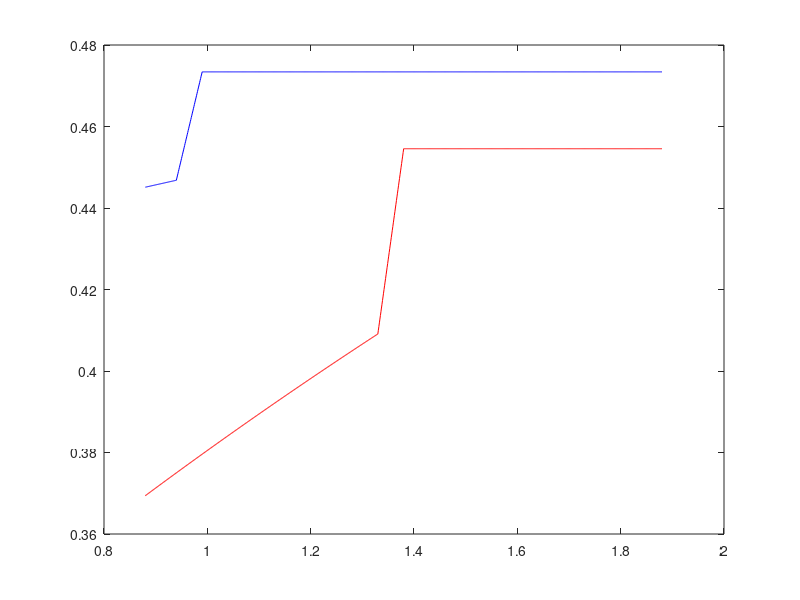

The MATLAB source for this figure:
%Two period example

clear all
clear all
clc


sameX = 0.1;

bet = 0.96;
beta=bet;
theta=1;

%initial case
growth=0;
Y0=1.3;

Y=Y0+growth;
xbar_c=sameX;
yP=xbar_c;
yR=Y-yP;

s_vec=xbar_c:0.001:Y-2*xbar_c;
ns=length(s_vec);

xbar_g=xbar_c;
xbar=xbar_c;
Ytil=Y;

delta=yR-yP;
tauD=(delta+xbar_c)/2;
tauDP=yR-xbar;
s_L=(Y-xbar_c)/2;
s_H=Y/2;
entD=(delta-xbar)/2;

tauvec=yR-s_vec;

%%%%%%%%%%%%%%%
% c-rule
%%%%%%%%%%%%%%

%%%%%%%%%%%%%%
%second period
%%%%%%%%%%%%%%

% in terms of tau

% in terms of cR
for i=1:ns
    tau=tauvec(i);
    
    if tau<delta/2
        
        g2(i)=Y/2;
        ci2(i)=(Y^2-4*xbar_c*(yR-tau))/(2*Y);
        cj2(i)=Y-ci2(i)-g2(i);
        tau2(i)=yR-2*xbar_c*(yR-tau)/Y;
        ent2(i)=delta/2-2*xbar_c*(yR-tau)/Y;
        
        tau2b(i)=yR-cj2(i);
        ent2b(i)=ci2(i)-yP;
    elseif tau>=delta/2 && tau<tauD
        
        g2(i)=yR-tau;
        ci2(i)=Y-g2(i)-xbar_c;
        cj2(i)=Y-ci2(i)-g2(i);
        tau2(i)=tauDP;
         ent2(i)=tau-xbar;
         tau2b(i)=yR-cj2(i);
        ent2b(i)=ci2(i)-yP;
    else
        g2(i)=(Y-xbar_c)/2;
        ci2(i)=(Y-xbar_c)/2;
        cj2(i)=Y-ci2(i)-g2(i);
       tau2(i)=tauDP;
        ent2(i)=entD;
        tau2b(i)=yR-cj2(i);
        ent2b(i)=ci2(i)-yP;
    end
  
    %share
        share1(i)=ent2b(i)/(ent2b(i)+ g2(i));
   
end
%plot allocations

X1=tauvec;
YMatrix1_alloc=[g2',ci2',cj2'];
%create_oneshot_2020(X1, YMatrix1_alloc)

%plot policies

YMatrix1_policy=[ent2',ent2',tau2'];
%createTaxEnt2(X1, YMatrix1_policy)

%%%%%%%%%%%%%%%%%%%
%unequal growth case
%%%%%%%%%%%%%%%%%%%%5

%initial case
growth=0.2;

Y=Y0*1.6;
xbar_c=sameX;
yP=xbar_c;
yR=Y-yP;

%s_vec=xbar_c:0.001:Y-2*xbar_c;
%ns=length(s_vec);

xbar_g=xbar_c;
xbar=xbar_c;
Ytil=Y;

delta=yR-yP;
tauD=(delta+xbar_c)/2;
tauDP=yR-xbar;
s_L=(Y-xbar_c)/2;
s_H=Y/2;
entD=(delta-xbar)/2;

tauvec=yR-s_vec;

%%%%%%%%%%%%%%%
% c-rule
%%%%%%%%%%%%%%

%%%%%%%%%%%%%%
%second period
%%%%%%%%%%%%%%

% in terms of tau

% in terms of cR
for i=1:ns
    tau=tauvec(i);
    
    if tau<delta/2
        
        g2(i)=Y/2;
        ci2(i)=(Y^2-4*xbar_c*(yR-tau))/(2*Y);
        cj2(i)=Y-ci2(i)-g2(i);
        tau2(i)=yR-2*xbar_c*(yR-tau)/Y;
        ent2(i)=delta/2-2*xbar_c*(yR-tau)/Y;
        
        tau2b(i)=yR-cj2(i);
        ent2b(i)=ci2(i)-yP;
    elseif tau>=delta/2 && tau<tauD
        
        g2(i)=yR-tau;
        ci2(i)=Y-g2(i)-xbar_c;
        cj2(i)=Y-ci2(i)-g2(i);
        tau2(i)=tauDP;
         ent2(i)=tau-xbar;
         tau2b(i)=yR-cj2(i);
        ent2b(i)=ci2(i)-yP;
    else
        g2(i)=(Y-xbar_c)/2;
        ci2(i)=(Y-xbar_c)/2;
        cj2(i)=Y-ci2(i)-g2(i);
       tau2(i)=tauDP;
        ent2(i)=entD;
        tau2b(i)=yR-cj2(i);
        ent2b(i)=ci2(i)-yP;
    end
     
  %share
        share(i)=ent2b(i)/(ent2b(i)+ g2(i));
 
   
end
plot(tauvec,share1, 'r', tauvec, share,'b')

return
%plot allocations
figure(3)
X1=tauvec;
YMatrix1_alloc_g=[g2',ci2',cj2'];
%create_oneshot_2020(X1, YMatrix1_alloc_g)

%plot policies
figure(4)
YMatrix1_policy_g=[ent2',ent2',tau2'];
%createTaxEnt2(X1, YMatrix1_policy_g)

ent=YMatrix1_policy(:,1);
ent_g=YMatrix1_policy_g(:,1);

tax=YMatrix1_policy(:,3);
tax_g=YMatrix1_policy_g(:,3);


plot(X1,ent','r',X1,ent_g','b') 

plot(X1,tax','r',X1,tax_g','b') 